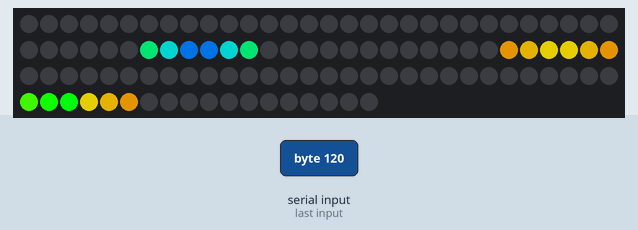
Bench run of a program on a simulated Arduino Uno, built with avr-gcc and run on an emulated ATmega328P. Shown: 108 RGB LEDs in strip order, left to right, continuing on the next row. The test bench sets the inputs (shaded band).

3.3 s: byte 30 received over Serial
4.8 s: byte 90 received over Serial
6.3 s: byte 120 received over Serial
Above: at 7.3 s.
Timing chart, 0 to 9.3 s (numbered marks = the images above; inputs shaded):
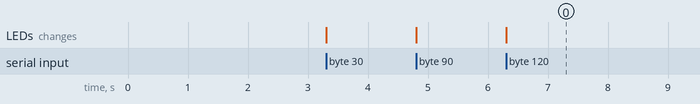

Measured:
- after the input at 6.3 s, the LEDs: change at once (image 0)

The program:

main.cpp
```cpp
#include <Arduino.h>
#include "NoteEncoder/NoteEncoder.h"
#include "FastLED.h"

#define PIN_LED 2
#define NUM_LEDS 108
CRGB leds[NUM_LEDS];

#define LOW_LUMINOSITY 90
#define HIGH_LUMINOSITY 255

#define HUE_DO 140
#define HUE_RE 42
#define HUE_MI 85
#define HUE_FA 0
#define HUE_SOL 170
#define HUE_LA 235
#define HUE_SI 128

#define COLOR_VARIANCE 8

uint8_t noteHues[NUMBER_OF_NOTES][2] = {
  {0, 0},
  {HUE_DO, HUE_DO},
  {HUE_DO, HUE_RE},
  {HUE_RE, HUE_RE},
  {HUE_RE, HUE_MI},
  {HUE_MI, HUE_MI},
  {HUE_FA, HUE_FA},
  {HUE_FA, HUE_SOL},
  {HUE_SOL, HUE_SOL},
  {HUE_SOL, HUE_LA},
  {HUE_LA, HUE_LA},
  {HUE_LA, HUE_SI},
  {HUE_SI, HUE_SI}
};

NoteEncoder noteEncoder;


void getLedIndexes(int pad, int &tl, int &ml, int &bl, int &tr, int &mr, int &br)
{
  bool backwardIndexing = (pad < 6 || pad > 11);
  int baseIndex = 0;

  if (backwardIndexing)
  {
    baseIndex = NUM_LEDS - (pad * 6) - 1;
    tl = baseIndex - 0;
    ml = baseIndex - 1;
    bl = baseIndex - 2;
    br = baseIndex - 3;
    mr = baseIndex - 4;
    tr = baseIndex - 5;
  }
  else
  {
    baseIndex = pad * 6;
    tl = baseIndex + 0;
    ml = baseIndex + 1;
    bl = baseIndex + 2;
    br = baseIndex + 3;
    mr = baseIndex + 4;
    tr = baseIndex + 5;
  }
}

void reduceBrightnessToLed(int ledIndex) {
  CRGB rgb(leds[ledIndex].r, leds[ledIndex].g, leds[ledIndex].b);
  CHSV hsv = rgb2hsv_approximate(rgb);
  hsv.s = 255;
  hsv.v = LOW_LUMINOSITY;
  leds[ledIndex] = hsv;
}

void setNoteToPad(uint8_t note, uint8_t pad) {
  int tl, ml, bl, tr, mr, br = 0;
  getLedIndexes(pad, tl, ml, bl, tr, mr, br);
  if (note == 0) {
    reduceBrightnessToLed(tl);
    reduceBrightnessToLed(ml);
    reduceBrightnessToLed(bl);
    reduceBrightnessToLed(tr);
    reduceBrightnessToLed(mr);
    reduceBrightnessToLed(br);
  } else {
    uint8_t hues[2] = { noteHues[note][0], noteHues[note][1] };
    leds[tl].setHue(hues[0]);
    leds[ml].setHue(hues[0] + COLOR_VARIANCE);
    leds[bl].setHue(hues[0] + COLOR_VARIANCE * 2);
    leds[tr].setHue(hues[1]);
    leds[mr].setHue(hues[1] + COLOR_VARIANCE);
    leds[br].setHue(hues[1] + COLOR_VARIANCE * 2);
  }
}

void testLedIndexes()
{
  int tl, ml, bl, tr, mr, br = 0;
  for (int pad = 0; pad < NUMBER_OF_PADS; pad++)
  {
    getLedIndexes(pad, tl, ml, bl, tr, mr, br);
    Serial.print("Pad : ");
    Serial.print(pad);
    Serial.print(" - ");
    Serial.print(tl);
    Serial.print(" ");
    Serial.print(ml);
    Serial.print(" ");
    Serial.print(bl);
    Serial.print(" ");
    Serial.print(tr);
    Serial.print(" ");
    Serial.print(mr);
    Serial.print(" ");
    Serial.print(br);
    Serial.println(" ");
  }
}

void updateWithSerialValue(uint8_t value)
{
  uint8_t pad = noteEncoder.decodePad(value);
  uint8_t note = noteEncoder.decodeNote(value);
  setNoteToPad(note, pad);
}

void setup()
{
  pinMode(0, INPUT);
  FastLED.addLeds<NEOPIXEL, PIN_LED>(leds, NUM_LEDS).setCorrection( TypicalLEDStrip );;
  Serial.begin(9600);
  delay(2000);
  //testLedIndexes();
}

void loop()
{
  if (Serial.available() > 0)
  {
    uint8_t value = Serial.read();
    updateWithSerialValue(value);
    FastLED.show();
  }

  // for(uint8_t note = 0; note < NUMBER_OF_NOTES; note++) {
  //   setNoteToPad(note, 16);
  //   FastLED.show();
  //   delay(1000);
  // }
}

//   leds[0] = CRGB::White;
//   FastLED.show();
//   delay(30);
//   leds[0] = CRGB::Black;
//   FastLED.show();
//   delay(30);
// }
```

NoteEncoder.cpp
```cpp
#include "NoteEncoder.h"

NoteEncoder::NoteEncoder()
{
}

uint8_t NoteEncoder::encode(uint8_t note, uint8_t pad)
{
    uint8_t result = note;
    result += pad * NUMBER_OF_NOTES;
    return result;
}

uint8_t NoteEncoder::decodeNote(uint8_t value)
{
    uint8_t padOffset = decodePad(value) * NUMBER_OF_NOTES;
    return value - padOffset;
}

uint8_t NoteEncoder::decodePad(uint8_t value)
{
    return value / NUMBER_OF_NOTES;
}

void NoteEncoder::test()
{
  bool printOnlyErrors = true;
  int initialNote = 0;
  int initialPad = 0;
  for (initialNote = 0; initialNote < NUMBER_OF_NOTES; initialNote++)
  {
    for (initialPad = 0; initialPad < NUMBER_OF_PADS; initialPad++)
    {
      uint8_t enc = encode(initialNote, initialPad);
      uint8_t pad = decodePad(enc);
      uint8_t note = decodeNote(enc);
      if (printOnlyErrors)
      {
        if (note != initialNote || pad != initialPad)
        {
          Serial.print("Error: Note: ");
          Serial.print(initialNote);
          Serial.print(", Pad: ");
          Serial.print(initialPad);
          Serial.print(", Enc: ");
          Serial.println(enc);
        }
      }
      else
      {
        Serial.print(initialNote);
        Serial.print(" ");
        Serial.print(note);
        Serial.print(" - ");
        Serial.print(initialPad);
        Serial.print(" ");
        Serial.print(pad);
        Serial.print(" - ");
        Serial.println(enc);
      }
    }
  }
  Serial.println("Test Done");
}
```

NoteEncoder.h
```cpp
#ifndef NOTE_ENCODER_H
#define NOTE_ENCODER_H

#include <Arduino.h>

#define NUMBER_OF_PADS 18
#define NUMBER_OF_NOTES 13 // OFF + NOTES

class NoteEncoder {
public:
    NoteEncoder();
    uint8_t encode(uint8_t note, uint8_t pad);
    uint8_t decodeNote(uint8_t value);
    uint8_t decodePad(uint8_t value);
    void test();
};

#endif
```
